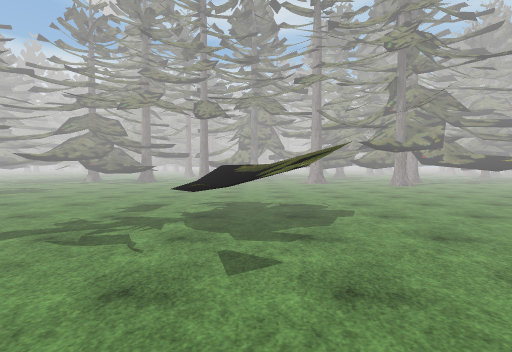
[1] (above)

24 first-person views from a walk through a Unity game level. The camera is 1.4 m above the floor, tilts 2° down and sees 80° across. The floor is counted in squares, 2 m on a side. Each view is taken from the middle of a square. On the plan, view 1 faces up. The plan holds only what a view shows up to about 10 squares ahead; the rest is blank. The place goes on beyond the plan. The player is left out. Some animated figures are not drawn. Some surface patterns are stand-ins.

[2]
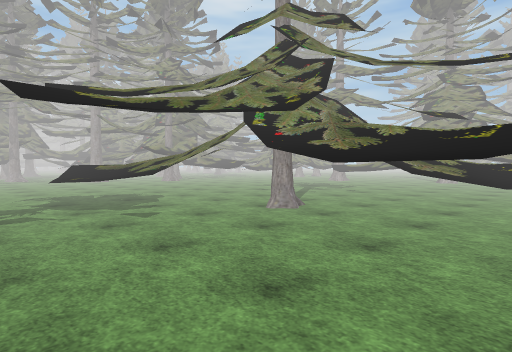

[3]
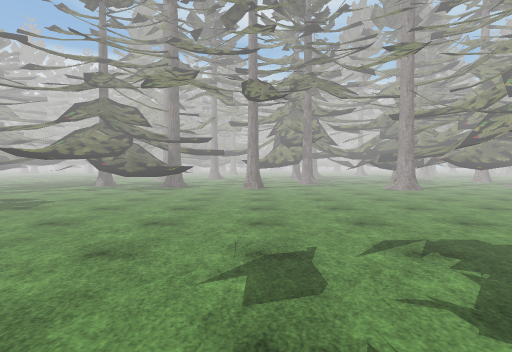

[4]
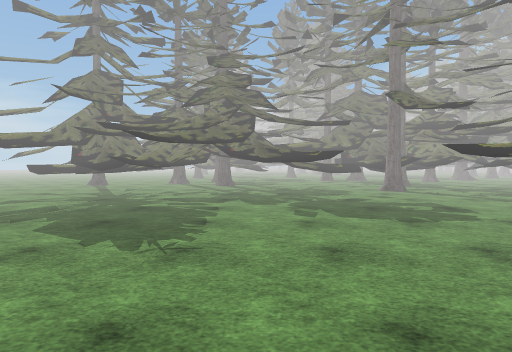

[5]
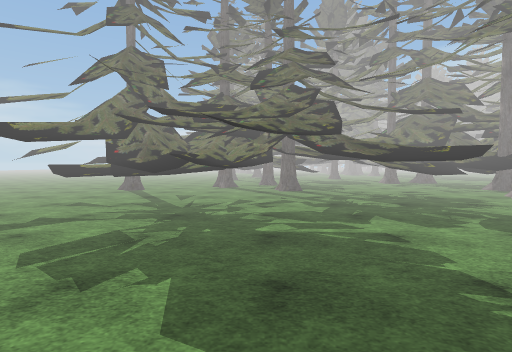

[6]
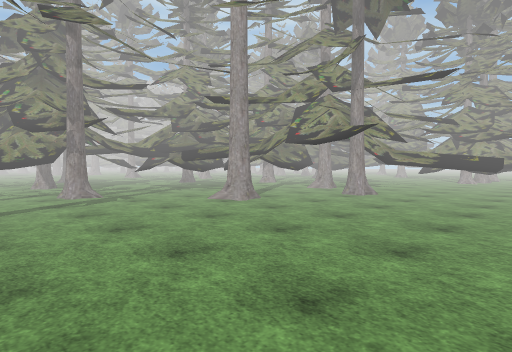

[7]
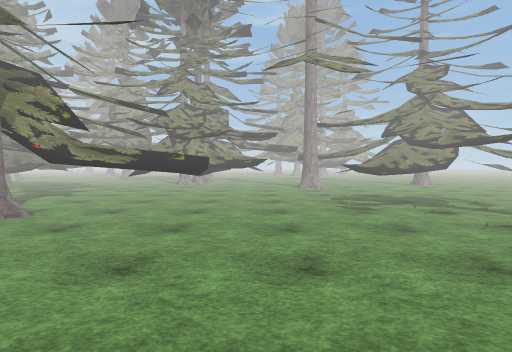

[8]
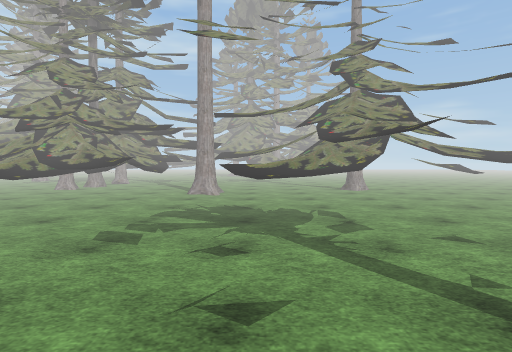

[9]
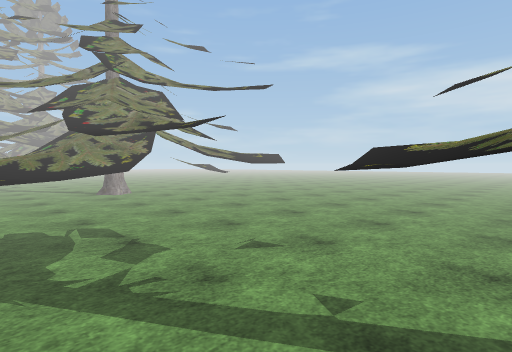

[10]
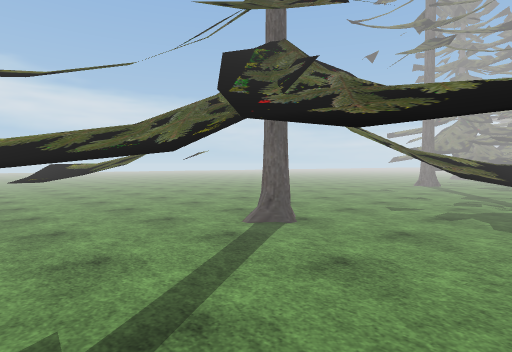

[11]
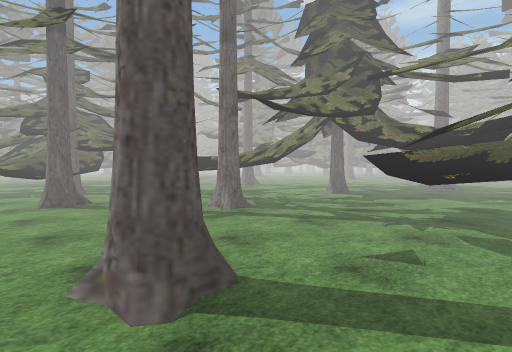

[12]
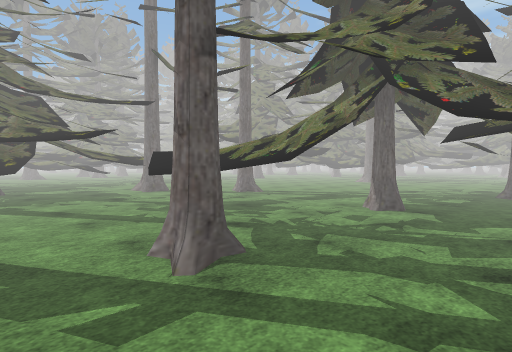

[13]
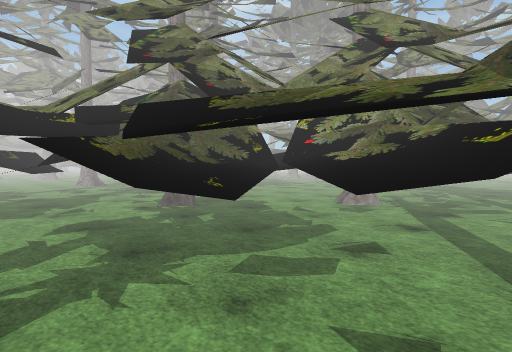

[14]
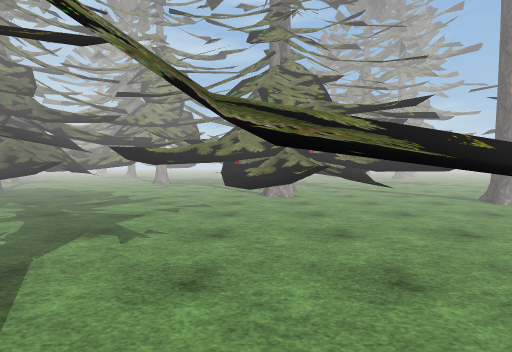

[15]
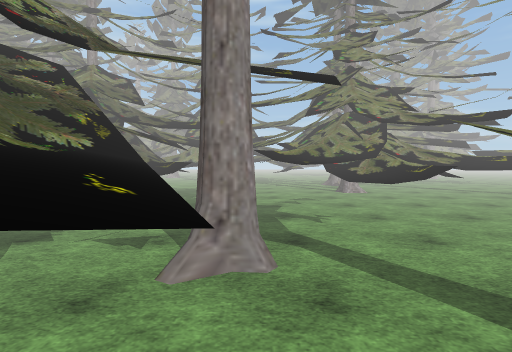

[16]
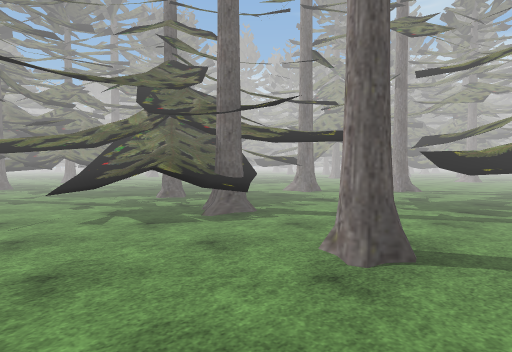

[17]
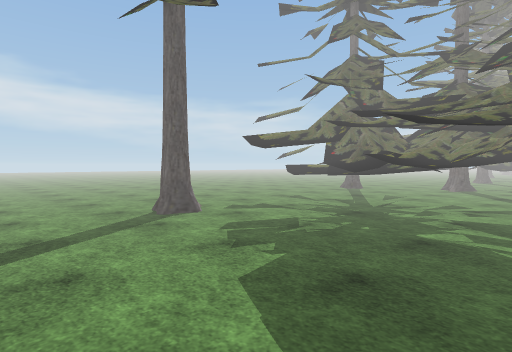

[18]
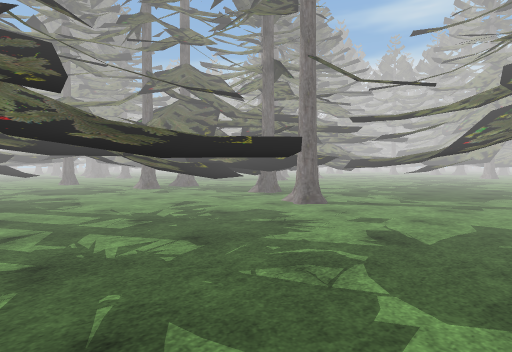

[19]
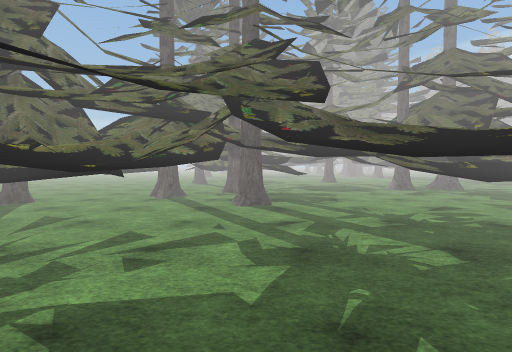

[20]
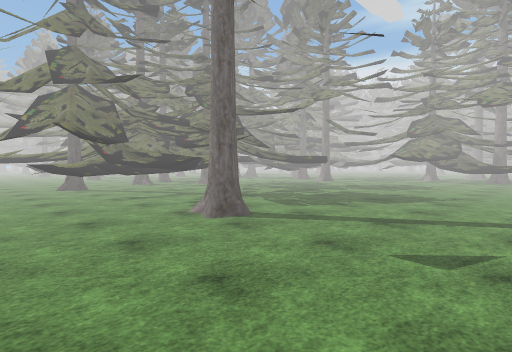

[21]
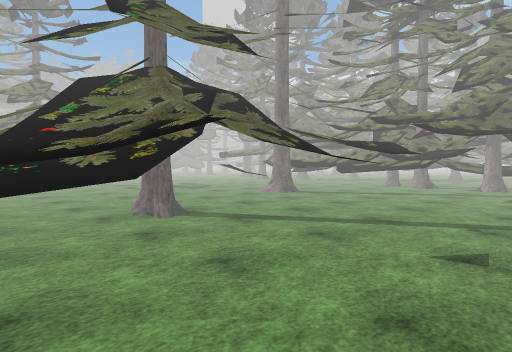

[22]
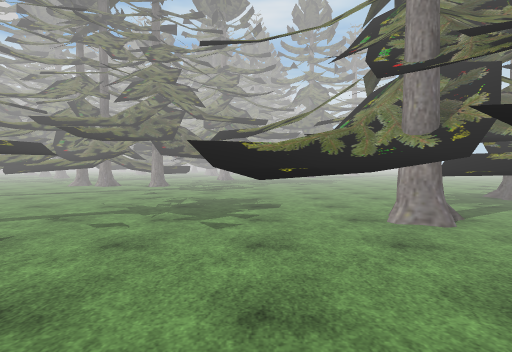

[23]
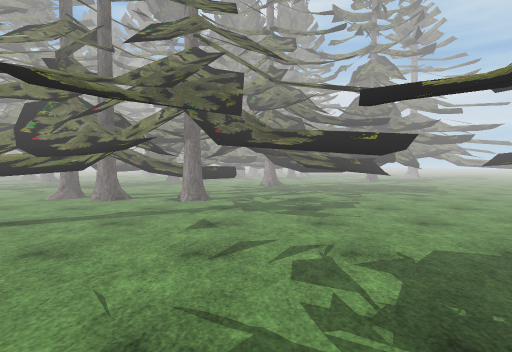

[24]
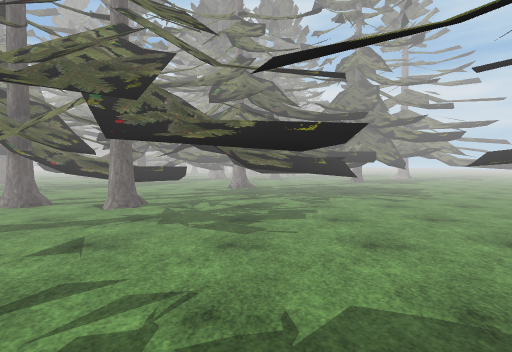

### Floor plan
Key: @ floor where view 1 was taken; # wall or solid block; . floor; O other object.
Columns run from 13 left of view 1 to 21 right of it. Each row starts with its distance up from view 1.
 25              .. ..
 24             ... ..O
 23             .......   O
 22           ........    O
 21          .....O..O
 20         ......OOO           O
 19         .O......O        O  O
 18        ......#.OO  O    OO
 17      O O...O....OO OO    O O
 16    OOO O..OOO..OOOOO    O.OO
 15   .OOO.....O...OOOO    OO..OO
 14 O.OOO.O.O....O..OOOO  OOOO.O..O. OO
 13  OOO..O.OO.......OOOOOOOO....  .OO
 12 OO..O.OOOO.O...O..O# .OOO...O   OO.
 11 OO...  .OO........OOOOO   OOOOOOO..
 10 OOOO.O O...........OOOOO.OOOO.OO...
  9 OO.................OOOOO.OOO#.OO..O
  8 OOOO................O..OOOOO ..O..O
  7 OO  O..................OOOOO..O...
  6 OO.O..............................
  5 O......................OO........
  4 ..O..........OO.......OOO......O .#
  3 O.OO........OOOO......OOOO.... O OO
  2 OOOO.........O...O.....O...O...OOOO
  1 OOO...OO.......#.OO......#..O.....
  0 OOO..........@..OOO........OO ...O
 -1 .O...........O.OOO.....OOOOOO. .
 -2 ..............OOOO....O OOO

Where each view was taken, in squares from view 1:
view 1: 0 up, 0 right, facing up
view 2: 2 down, 2 left, facing up-right
view 3: 3 up, 2 left, facing up
view 4: 6 up, 2 left, facing left
view 5: 4 up, 4 left, facing left
view 6: 7 up, 2 left, facing up-right
view 7: 7 up, 1 right, facing right
view 8: 4 up, 3 right, facing right
view 9: 4 up, 4 right, facing down-right
view 10: 4 up, 5 right, facing down-left
view 11: 11 up, 4 right, facing up-left
view 12: 13 up, 2 right, facing up-left
view 13: 13 up, 2 right, facing up-right
view 14: 10 up, 5 right, facing right
view 15: 12 up, 4 right, facing right
view 16: 10 up, 1 left, facing up-left
view 17: 5 up, 4 left, facing down-left
view 18: 5 up, 7 left, facing up-left
view 19: 5 up, 7 left, facing left
view 20: 2 down, 3 left, facing up-left
view 21: 1 down, 16 right, facing up-left
view 22: 1 down, 18 right, facing up
view 23: 3 up, 16 right, facing up
view 24: 4 up, 17 right, facing up
